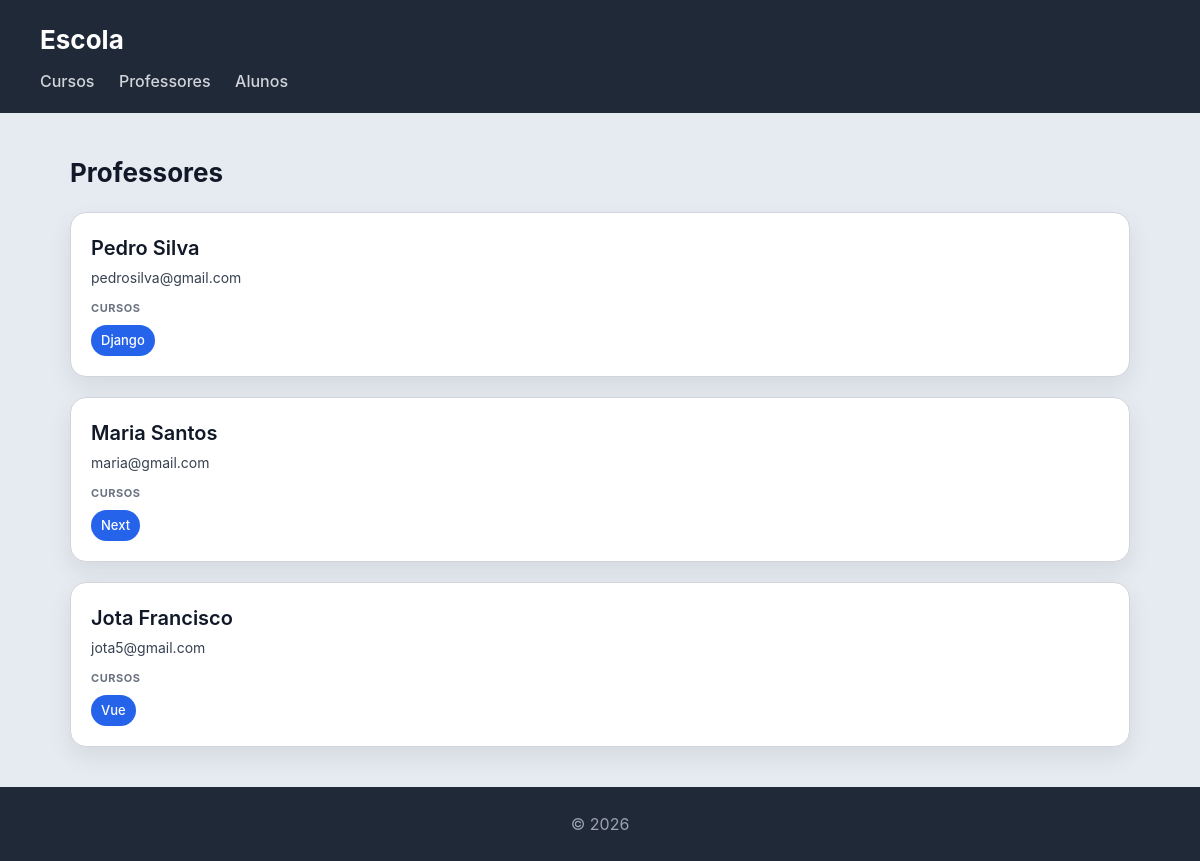
The page /escola/professores/ on the database as committed earlier.
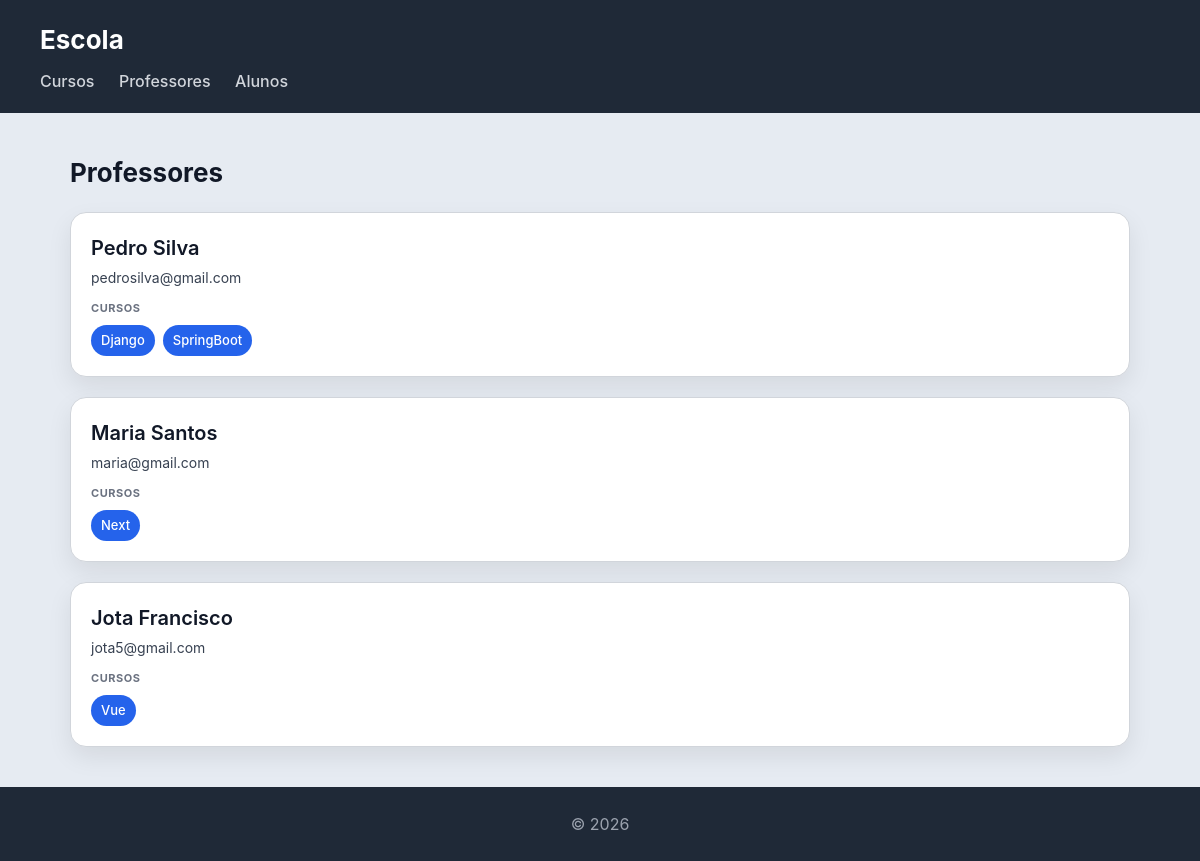
The same page on the database as committed later.
### escola/models.py (models this page shows, shortened)
class Professor(models.Model):
    nome = models.CharField(max_length=100)
    email = models.EmailField()

class Curso(models.Model):
    nome = models.CharField(max_length=100)
    imagem = models.ImageField(upload_to='cursos/')
    professor = models.ForeignKey(Professor, on_delete=models.CASCADE, related_name='cursos')
    alunos = models.ManyToManyField(Aluno, related_name='cursos')

### escola/views.py (the view)
# urls.py: path('professores/', views.professores_view, name="professores"),
def professores_view(request):
    professores = Professor.objects.prefetch_related('cursos').all()
    return render(request, 'escola/professores.html', {'professores': professores})

### escola/templates/escola/professores.html
{% extends "escola/base.html" %}
{% block content %}
<h2>Professores</h2>
<section>
  {% for professor in professores %}
  <article>
    <header>
      <h3>{{ professor.nome }}</h3>
      <p>{{ professor.email }}</p>
    </header>
    <section>
      <h4>Cursos</h4>
      <ul>
        {% for curso in professor.cursos.all %}
          <li>{{ curso.nome }}</li>
        {% empty %}
          <li>Sem cursos atribuídos</li>
        {% endfor %}
      </ul>
    </section>
  </article>
  {% endfor %}
</section>
{% endblock %}

Rows that differ between the two databases and show on the page:
added Curso: nome "SpringBoot", shown under Professor "Pedro Silva"
